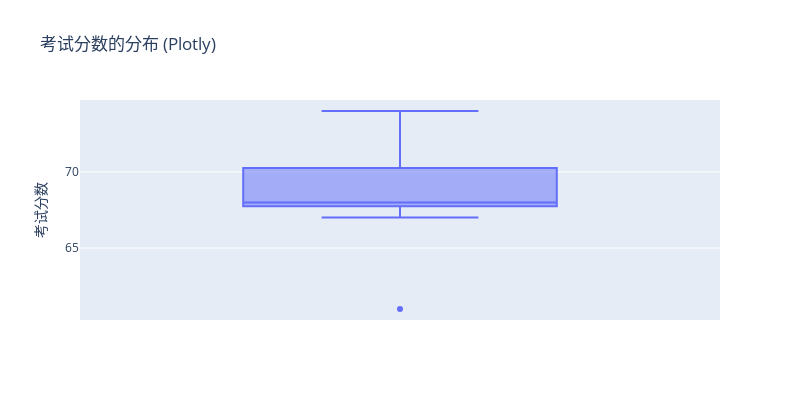

Write notebook code for a chart like this one.
### Markdown cell above
3. Plotly (box())


Plotly 提供了丰富的交互功能，通过 box() 函数可以创建交互式的箱线图。代码语法示例如下：

### Code cell
import plotly.express as px

scores = [67, 61, 74, 71, 70, 68, 69, 68, 68]

fig = px.box(y=scores, 
             points="outliers",  # 只显示异常值
             notched=False,  # 不显示凹槽
             title="考试分数的分布 (Plotly)",  # 设置标题
             width=800,  # 设置图表宽度
             height=400)  # 设置图表高度

fig.update_layout(yaxis_title="考试分数")  # 更新 Y 轴标签
fig.show()

### Figure 1 — Plotly figure (JSON) as saved in the notebook; plotly's stock layout.template omitted (floating-point values rounded to 4 significant figures)
{"data": [{"alignmentgroup": "True", "boxpoints": "outliers", "hovertemplate": "y=%{y}<extra></extra>", "legendgroup": "", "marker": {"color": "#636efa"}, "name": "", "notched": false, "offsetgroup": "", "orientation": "v", "showlegend": false, "type": "box", "x0": " ", "xaxis": "x", "y": [67, 61, 74, 71, 70, 68, 69, 68, 68], "y0": " ", "yaxis": "y"}], "layout": {"boxmode": "group", "height": 400, "legend": {"tracegroupgap": 0}, "title": {"text": "考试分数的分布 (Plotly)"}, "width": 800, "xaxis": {"anchor": "y", "domain": [0, 1]}, "yaxis": {"anchor": "x", "domain": [0, 1], "title": {"text": "考试分数"}}}}
